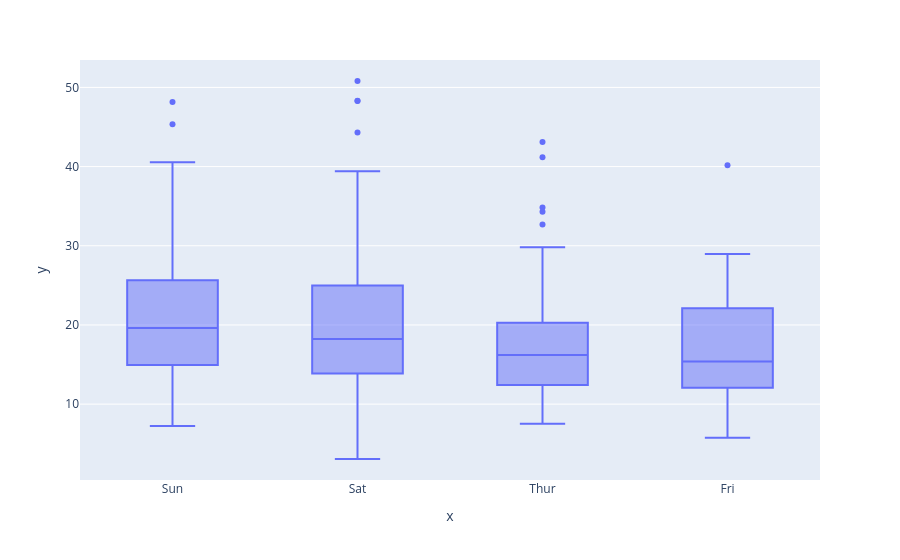

Source (notebook cell):
### Code cell
px.box(x=df['day'], y=df['total_bill'])

### Figure 1 — Plotly figure (JSON) as saved in the notebook; plotly's stock layout.template omitted (floating-point values rounded to 4 significant figures; data arrays with more than 128 entries replaced by an {"elided": "..."} marker saying what was removed)
{"data": [{"alignmentgroup": "True", "hovertemplate": "x=%{x}<br>y=%{y}<extra></extra>", "legendgroup": "", "marker": {"color": "#636efa"}, "name": "", "notched": false, "offsetgroup": "", "orientation": "v", "showlegend": false, "type": "box", "x": {"elided": "244 str values"}, "x0": " ", "xaxis": "x", "y": {"elided": "244 float values"}, "y0": " ", "yaxis": "y"}], "layout": {"boxmode": "group", "legend": {"tracegroupgap": 0}, "margin": {"t": 60}, "xaxis": {"anchor": "y", "domain": [0, 1], "title": {"text": "x"}}, "yaxis": {"anchor": "x", "domain": [0, 1], "title": {"text": "y"}}}}
